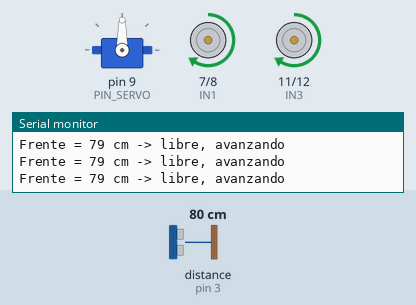
Bench run of a sketch on a simulated Arduino Uno, built with avr-gcc and run on an emulated ATmega328P. On the bench: servo, motor-driver pin pairs drawn as motors (green arrow = first pin HIGH = forward, orange = second pin HIGH = backward, longer = more drive, scaled by the enable pin), the last lines printed to the serial monitor. Wiring (inferred from the names in the program): ultrasonic range finder: trigger pin 2; echo pin 3. The test bench sets the inputs (shaded band); at power-on: distance to the obstacle (sensor on pin 3) 80 cm. The echo pulse lasts 58.3 µs per cm.

Above: at 4.2 s.
4.3 s: distance to the obstacle (sensor on pin 3) set to 38 cm
5.8 s: distance to the obstacle (sensor on pin 3) set to 33 cm
At 6.5 s:
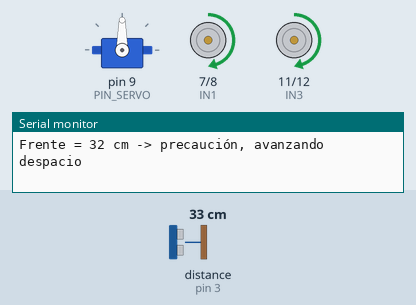
7.3 s: distance to the obstacle (sensor on pin 3) set to 22 cm
8.8 s: distance to the obstacle (sensor on pin 3) set to 18 cm
At 9.43 s:
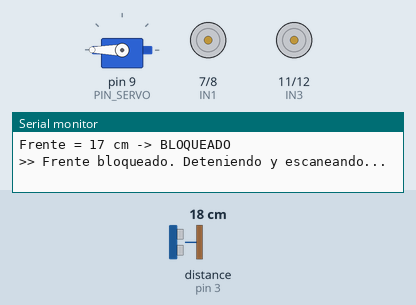
At 10.7 s:
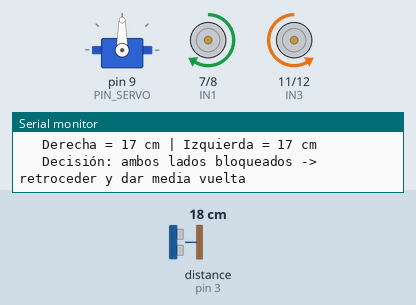
11.8 s: distance to the obstacle (sensor on pin 3) set to 35 cm
14.1 s: distance to the obstacle (sensor on pin 3) set to 2 cm
At 14.38 s:
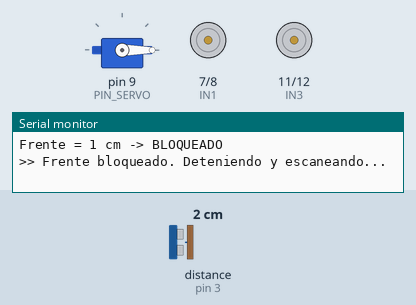
Timing chart, 0 to 18.1 s (numbered marks = the images above; inputs shaded):
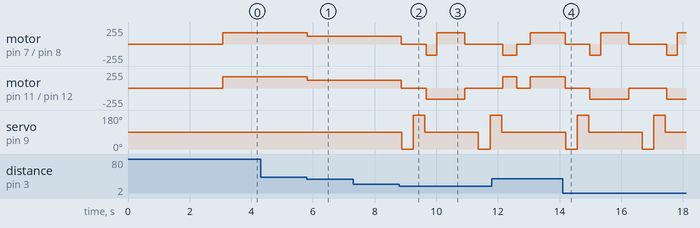

The sketch:

LAB4_Robot_Explorador_Autonomo.ino
```cpp
/*
  ============================================================
   LABORATORIO IV - ROBOT EXPLORADOR AUTÓNOMO CON ESCANEO ACTIVO
   Integrantes: Jorge Younes - Luigi D'Aquaro
  ============================================================

  COMPONENTES
   - Arduino UNO
   - Sensor ultrasónico HC-SR04 montado sobre un servo SG90 ("cuello")
   - Puente H L298N + 2 motores DC con ruedas + 1 rueda loca
   - Portapilas (2 x 18650 = 7.4 V) para el L298N

  CONEXIONES
   Servo SG90   : señal -> pin 9 (PWM) | + -> 5V del L298N (o fuente 5 V) | - -> GND
   HC-SR04      : VCC -> 5V | TRIG -> pin 2 | ECHO -> pin 3 | GND -> GND
   L298N        : ENA -> pin 5 (PWM) | IN1 -> pin 7 | IN2 -> pin 8   (motor IZQUIERDO, salida OUT1/OUT2)
                  ENB -> pin 6 (PWM) | IN3 -> pin 11 | IN4 -> pin 12 (motor DERECHO, salida OUT3/OUT4)
                  12V -> + baterías | GND -> - baterías y GND del Arduino (tierra común)
   Importante: quitar los jumpers de ENA y ENB del L298N para poder regular la velocidad.
   Nota: la librería Servo usa el Timer1, que desactiva el PWM de los pines 9 y 10;
   por eso los motores usan los pines 5 y 6.

  LÓGICA (Parte II del laboratorio)
   1. Percepción : el servo mira al frente (90°) y mide la distancia.
   2. Decisión   : si el frente está libre (>= 20 cm) avanza.
                   Si está bloqueado (< 20 cm): se detiene, mira a la derecha (0°)
                   y a la izquierda (180°), compara y gira hacia el lado con más espacio.
                   Si ambos lados están bloqueados, retrocede y da media vuelta.
   3. Acción     : mueve los motores según la decisión y vuelve a empezar.

  Abrir el Monitor Serie a 9600 baudios para ver las mediciones y decisiones.
*/

#include <Servo.h>

// ---------------- Pines ----------------
const int PIN_SERVO = 9;
const int PIN_TRIG  = 2;
const int PIN_ECHO  = 3;
const int ENA = 5, IN1 = 7, IN2 = 8;     // motor izquierdo
const int ENB = 6, IN3 = 11, IN4 = 12;   // motor derecho

// ---------------- Parámetros de navegación (ajustables) ----------------
const int DIST_BLOQUEO   = 20;    // cm: frente bloqueado por debajo de esta distancia
const int DIST_PRECAUCION = 35;   // cm: entre 20 y 35 cm avanza más despacio
const int VEL_AVANCE     = 170;   // PWM 0-255
const int VEL_LENTA      = 120;
const int VEL_GIRO       = 170;
const int TIEMPO_GIRO_90 = 450;   // ms que tarda en girar unos 90° (calibrar en el piso)
const int TIEMPO_RETRO   = 350;   // ms de retroceso antes de girar

// ---------------- Ángulos del cuello ----------------
// Si al pedir 0° el sensor mira a la IZQUIERDA en vez de a la derecha, intercambiar estos dos valores.
const int ANG_DERECHA  = 0;
const int ANG_FRENTE   = 90;
const int ANG_IZQUIERDA = 180;
const int ESPERA_SERVO = 350;     // ms para que el servo llegue y se estabilice antes de medir

// ---------------- Sentido de giro de cada motor ----------------
// Si una rueda gira al revés, cambiar su valor a true (evita tener que recablear).
const bool INVERTIR_IZQ = false;
const bool INVERTIR_DER = false;

Servo cuello;

// ============================================================
//  PERCEPCIÓN: medición con el HC-SR04
// ============================================================
// Una lectura: envía un pulso de 10 µs y mide el eco. Devuelve cm (400 si no hay eco).
long medirUnaVez() {
  digitalWrite(PIN_TRIG, LOW);
  delayMicroseconds(2);
  digitalWrite(PIN_TRIG, HIGH);
  delayMicroseconds(10);
  digitalWrite(PIN_TRIG, LOW);

  long t = pulseIn(PIN_ECHO, HIGH, 25000UL);   // máximo 25 ms (≈ 4 m)
  if (t == 0) return 400;                       // sin eco: no hay nada cerca
  return (long)(t * 0.0343 / 2.0);              // d = t · v_sonido / 2
}

// Tres lecturas y se queda con la del medio (mediana): elimina lecturas erróneas sueltas.
long medirDistancia() {
  long a = medirUnaVez(); delay(10);
  long b = medirUnaVez(); delay(10);
  long c = medirUnaVez();
  if ((a <= b && b <= c) || (c <= b && b <= a)) return b;
  if ((b <= a && a <= c) || (c <= a && a <= b)) return a;
  return c;
}

// Gira el cuello a un ángulo, espera y mide
long mirar(int angulo) {
  cuello.write(angulo);
  delay(ESPERA_SERVO);
  return medirDistancia();
}

// ============================================================
//  ACCIÓN: control de los motores con el L298N
// ============================================================
void motor(int pinEN, int pinA, int pinB, int velocidad, bool invertir) {
  // velocidad: -255 (atrás) ... 0 (detenido) ... 255 (adelante)
  if (invertir) velocidad = -velocidad;
  if (velocidad > 0) {
    digitalWrite(pinA, HIGH); digitalWrite(pinB, LOW);
  } else if (velocidad < 0) {
    digitalWrite(pinA, LOW);  digitalWrite(pinB, HIGH);
  } else {
    digitalWrite(pinA, LOW);  digitalWrite(pinB, LOW);
  }
  analogWrite(pinEN, constrain(abs(velocidad), 0, 255));
}

void mover(int velIzq, int velDer) {
  motor(ENA, IN1, IN2, velIzq, INVERTIR_IZQ);
  motor(ENB, IN3, IN4, velDer, INVERTIR_DER);
}

void avanzar(int v)       { mover(v, v); }
void retroceder(int v)    { mover(-v, -v); }
void detener()            { mover(0, 0); }
void girarIzquierda(int v){ mover(-v, v); }   // giro sobre su eje
void girarDerecha(int v)  { mover(v, -v); }

// ============================================================
//  PROCESAMIENTO: qué hacer cuando el frente está bloqueado
// ============================================================
void buscarRuta() {
  detener();
  Serial.println(F(">> Frente bloqueado. Deteniendo y escaneando..."));

  long dDer = mirar(ANG_DERECHA);
  long dIzq = mirar(ANG_IZQUIERDA);
  cuello.write(ANG_FRENTE);                    // vuelve a mirar al frente

  Serial.print(F("   Derecha = "));   Serial.print(dDer);
  Serial.print(F(" cm | Izquierda = ")); Serial.print(dIzq);
  Serial.println(F(" cm"));

  if (dDer < DIST_BLOQUEO && dIzq < DIST_BLOQUEO) {
    // Callejón sin salida: retrocede y da media vuelta
    Serial.println(F("   Decisión: ambos lados bloqueados -> retroceder y dar media vuelta"));
    retroceder(VEL_AVANCE);
    delay(TIEMPO_RETRO);
    girarDerecha(VEL_GIRO);
    delay(2 * TIEMPO_GIRO_90);
  } else if (dIzq > dDer) {
    Serial.println(F("   Decisión: girar a la IZQUIERDA (más espacio libre)"));
    girarIzquierda(VEL_GIRO);
    delay(TIEMPO_GIRO_90);
  } else {
    Serial.println(F("   Decisión: girar a la DERECHA (más espacio libre)"));
    girarDerecha(VEL_GIRO);
    delay(TIEMPO_GIRO_90);
  }
  detener();
  delay(ESPERA_SERVO);                         // el cuello termina de volver al frente
}

// ============================================================
//  SETUP
// ============================================================
void setup() {
  Serial.begin(9600);

  pinMode(PIN_TRIG, OUTPUT);
  pinMode(PIN_ECHO, INPUT);
  pinMode(ENA, OUTPUT); pinMode(IN1, OUTPUT); pinMode(IN2, OUTPUT);
  pinMode(ENB, OUTPUT); pinMode(IN3, OUTPUT); pinMode(IN4, OUTPUT);
  detener();

  cuello.write(ANG_FRENTE);    // 90° antes de attach(): arranca mirando al frente sin saltos
  cuello.attach(PIN_SERVO);

  Serial.println(F("=== LAB IV: Robot explorador autónomo ==="));
  Serial.println(F("Arrancando en 3 s... coloca el robot en el piso."));
  delay(3000);
}

// ============================================================
//  LOOP: percibir -> procesar -> actuar
// ============================================================
void loop() {
  // 1) PERCIBIR: mirar al frente y medir
  cuello.write(ANG_FRENTE);
  long dFrente = medirDistancia();

  Serial.print(F("Frente = "));
  Serial.print(dFrente);
  Serial.print(F(" cm -> "));

  // 2) PROCESAR y 3) ACTUAR
  if (dFrente < DIST_BLOQUEO) {
    Serial.println(F("BLOQUEADO"));
    buscarRuta();
  } else if (dFrente < DIST_PRECAUCION) {
    Serial.println(F("precaución, avanzando despacio"));
    avanzar(VEL_LENTA);
  } else {
    Serial.println(F("libre, avanzando"));
    avanzar(VEL_AVANCE);
  }

  delay(60);   // el HC-SR04 necesita ~60 ms entre mediciones para evitar ecos viejos
}
```

Measured:
- the behaviour switches between 36 and 35 cm on distance to the obstacle (sensor on pin 3) (found by bisection; images 0 and 1)
- the behaviour switches between 21 and 20 cm on distance to the obstacle (sensor on pin 3) (found by bisection; images 1 and 2)
- after the input at 5.8 s, motor on pin 7 (IN1) / pin 8 (IN2), motor on pin 11 (IN3) / pin 12 (IN4): forward 170/255 → forward 120/255 at once
- after the input at 8.8 s, motor on pin 7 (IN1) / pin 8 (IN2): forward 120/255 → stopped after 0.06 s, → backward 170/255 0.81 s later, → forward 170/255 0.35 s later, → stopped 0.90 s later; motor on pin 11 (IN3) / pin 12 (IN4): forward 120/255 → stopped after 0.06 s, → backward 170/255 0.81 s later, → stopped 1.3 s later
